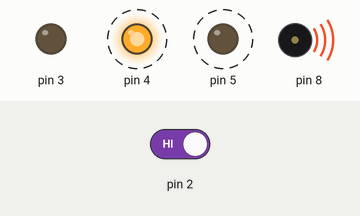
Recording of a sketch running on a simulated Arduino Uno, built with avr-gcc and run on an emulated ATmega328P. On the bench: output pins drawn as LEDs (lit = HIGH), buzzer (waves = sounding). Dashed ring = blinking. Inputs (shaded band) come from the test bench; at power-on: pin 2 HIGH.

Above: at 1.8 s.
1.9 s: pin 2 driven LOW
At 3.2 s:
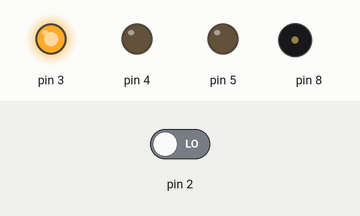
3.5 s: pin 2 driven HIGH
At 3.62 s:
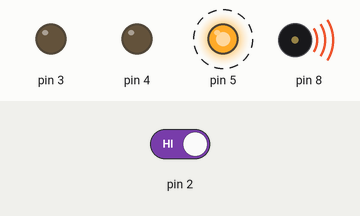
Timing chart, 0 to 12.5 s (numbered marks = the images above; inputs shaded):
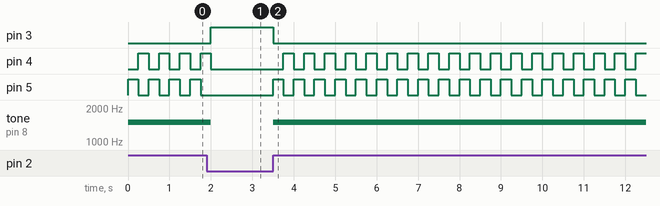

Measured:
- after the input at 1.9 s, pin 3: LOW → HIGH after 0.10 s; pin 4: goes on until 2.0 s, then stays LOW; pin 5: stops changing and stays LOW; tone on pin 8: 1500 Hz → silent after 0.10 s
- after the input at 3.5 s, pin 3: HIGH → LOW at once; pin 4: alternates HIGH for 0.25 s and LOW for 0.25 s, starting after 0.25 s; pin 5: alternates HIGH for 0.25 s and LOW for 0.25 s, starting at once; tone on pin 8: silent → 1500 Hz at once
- by itself, pin 4, pin 5: alternates HIGH for 0.25 s and LOW for 0.25 s

The sketch:

Gas_alarm.ino
```cpp
// Project name: Gas alarm (Just for learning purposes)
// Description : The set-up is starting an alarm immediately after one pin receives voltage ( pin 2).
// Normally, the pin 2 is tied up to a gas sensor but in order to be able to present it
// i replaced the sensor with a button. This way, I am able to simulate the situation where gas in present.
// Mentions: The code for it is ... basic but it was my first project in Arduino, it was to learn and I also found a potential usage :)
// Mentions 2: The code should have contained a block where after the alarm was started, with a delay, the set-up is shut off (In order to not provoke an explosion).
// Since I am not really using it and this is was just for presentation, I didn't include it here. (Otherwise I should have reset the arduino every time I was pressing the button and the ports would have gone crazy each time)
// Author: Cristian Mirea ; cristianmirea@icloud.com
// ** Thank you for reading through this line :) .


int switchState = 0;
void setup() {
  // put your setup code here, to run once:
  pinMode(3, OUTPUT);
  pinMode(4, OUTPUT);
  pinMode(5, OUTPUT);
  pinMode(2, INPUT);

}

void loop() {
  // put your main code here, to run repeatedly:
  switchState = digitalRead(2);
  if (switchState == LOW) {
    digitalWrite(3, HIGH);
    digitalWrite(4, LOW);
    digitalWrite(5, LOW);
    noTone(8);
  } else {
    tone(8,1500);
    digitalWrite(3, LOW);
    digitalWrite(4, LOW);
    digitalWrite(5, HIGH);
    delay(250);
    digitalWrite(4, HIGH);
    digitalWrite(5, LOW);
    delay(250);
  }
}
```
